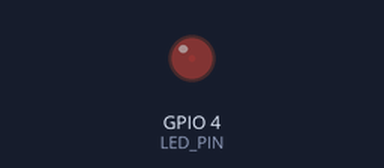
A program run on a simulated ESP32. Parts: output pins drawn as LEDs (lit = HIGH). What the program prints to the serial monitor is not drawn.

Above: at 0.05 s.
At 1.15 s:
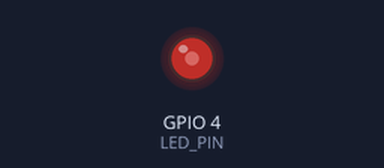
At 2.3 s:
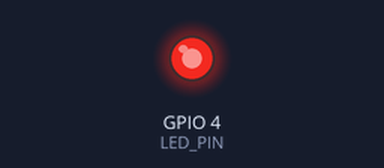
At 4.6 s:
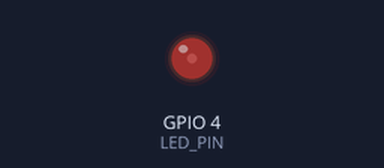
Timing chart, 0 to 6.7 s (numbered marks = the images above):
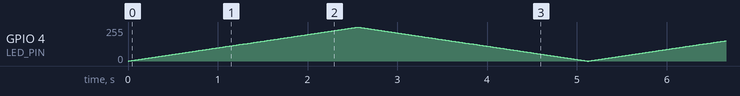

The program:

main.cpp
```cpp
#include <Arduino.h>

const int LED_PIN = 4;

const int PWM_FREQUENCY = 5000;
const int PWM_RESOLUTION = 8;
const int PWM_MAX_DUTY = 255;

void setup() {
    Serial.begin(115200);

    bool success = ledcAttach(
        LED_PIN,
        PWM_FREQUENCY,
        PWM_RESOLUTION
    );

    if (success) {
        Serial.println("PWM started successfully!");
    } else {
        Serial.println("PWM attach failed!");
    }
}

void loop() {
    // LED gradually becomes brighter
    for (int duty = 0; duty <= PWM_MAX_DUTY; duty++) {
        ledcWrite(LED_PIN, duty);
        delay(10);
    }

    // LED gradually becomes dimmer
    for (int duty = PWM_MAX_DUTY; duty >= 0; duty--) {
        ledcWrite(LED_PIN, duty);
        delay(10);
    }
}
```
